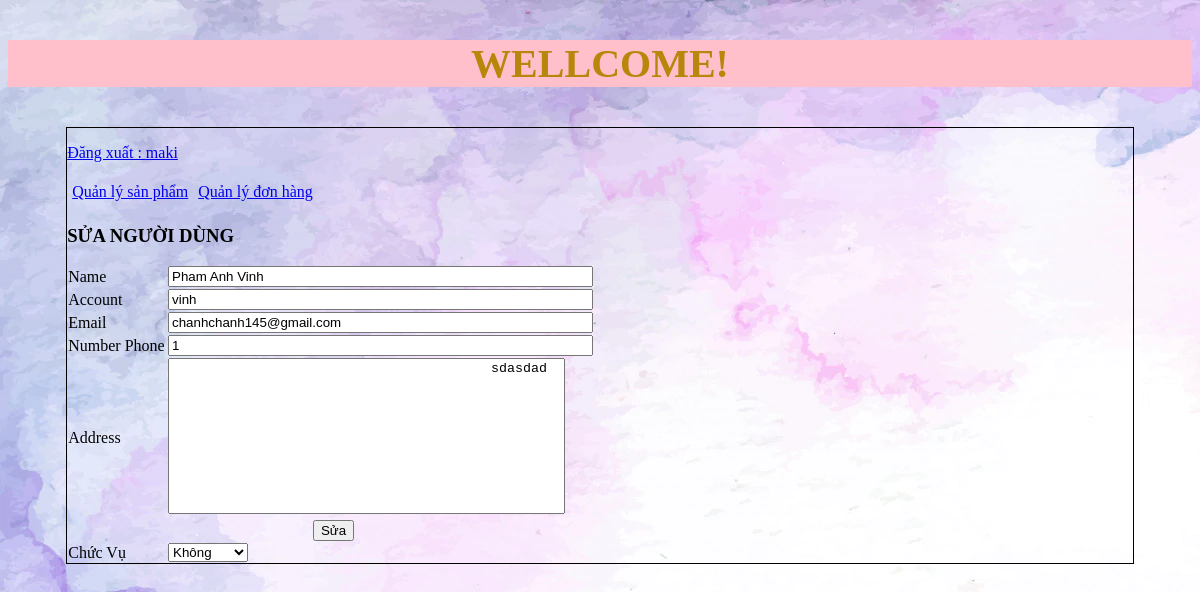
Screenshot of /admincp/index.php?action=quanlynguoidung&query=sua&idnguoidung=3 (signed in) with the database file from the repository.
### tables this page shows
CREATE TABLE `tbl_dangky` (
  `id_khachhang` int(11) NOT NULL,
  `hovaten` varchar(250) NOT NULL,
  `taikhoan` varchar(100) NOT NULL,
  `matkhau` varchar(100) NOT NULL,
  `sodienthoai` int(11) NOT NULL,
  `email` varchar(100) NOT NULL,
  `diachi` text NOT NULL,
  `chucvu` int(11) NOT NULL
);

### admincp/modules/quanlynguoidung/sua.php (the view, shortened to what this page needs)
<?php
	$sql_nguoidung="SELECT * FROM tbl_dangky WHERE id_khachhang='$_GET[idnguoidung]' LIMIT 1";
	$querynd=mysqli_query($connect,$sql_nguoidung);
?>
<h3>SỬA NGƯỜI DÙNG</h3>
<form action="modules/quanlynguoidung/xuly.php?idnguoidung=<?php echo $_GET['idnguoidung'] ?>" method="POST" enctype="multipart/form-data">
<table   width="50%" style="border-collapse: collapse;">
	<?php
	 	while($nguoidung =mysqli_fetch_array($querynd)){
	?>
	<tr>
		<td>Name</td>
		<td><input type="text" size="50" name="hovatens"	value="<?php echo $nguoidung['hovaten']?>"></td>
	</tr>
    <tr>
		<td>Account</td>
		<td><input type="text" size="50" name="taikhoans" value="<?php echo $nguoidung['taikhoan']?>"></td>
	</tr>
	<tr>
		<td>Email</td>
		<td><input type="text" size="50" name="emails" value="<?php echo $nguoidung['email']?>">		</td>
	</tr>
	<tr>
		<td>Number Phone</td>
		<td><input type="text" size="50" name="dienthoais" value="<?php echo $nguoidung['sodienthoai']?>">	</td>
	</tr>
	<tr>
		<td>Address</td>
		<td><textarea name="diachis"  cols="47" rows="10" style="resize: none;">
					<?php echo $nguoidung['diachi']?>
			</textarea></td>
	</tr>
	<tr>
		<td colspan="2" style="text-align: center;"><input type="submit" name="suanguoidung" value="Sửa"></td>
	</tr>
	<tr>
		<td>Chức Vụ </td>
			<td>
			<select name="chucvus">
				<?php
						if($nguoidung['chucvu']==1){
				?>
					<option value="1" selected> Bán hàng</option>
					<option value="0">Không</option>
				<?php
						}else{
				?>
					<option value="0" selected>Không</option>
				<?php
						}
				?>
			</select>
			</td>
	</tr>
</table>
</form>
<?php
	 }
	?>

### admincp/css/style_admincp.css (style rules this page uses)
body { background-image: url(../css/background_body.jpg); }

### rows the page displays
tbl_dangky: hovatens "Pham Anh Vinh", taikhoans "vinh", emails "chanhchanh145@gmail.com", dienthoais "1", diachis "sdasdad", chucvus "Không"

### other values shown
$_SESSION['dangnhap'] "maki"
